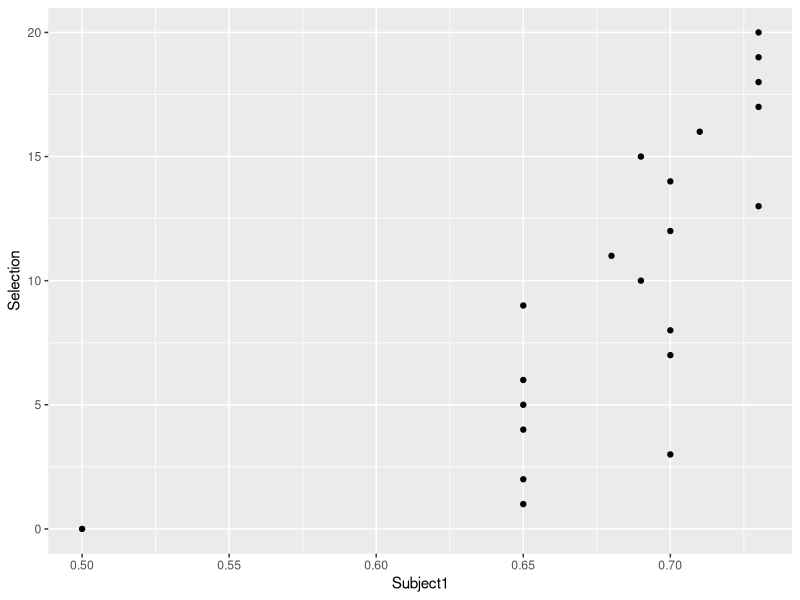

Source code (R):
library(ggplot2)
Selection <- 0:20
Subject1 <- c(0.50,0.65,0.65,0.70,0.65,0.65,0.65,0.70,0.70,0.65,0.69,0.68,0.70,0.73,0.70,0.69,0.71,0.73,0.73,0.73,0.73)
Subject2 <- c(0.56,0.51,0.48,0.49,0.59,0.74,0.65,0.62,0.47,0.52,0.53,0.58,0.57,0.47,0.52,0.57,0.58,0.56,0.66,0.72,0.68)
Subject3 <- c(0.50,0.53,0.58,0.58,0.58,0.68,0.68,0.68,0.68,0.68,0.73,0.73,0.73,0.73,0.73,0.73,0.73,0.73,0.73,0.73,0.79)
Subject4 <- c(0.50,0.55,0.60,0.60,0.70,0.75,0.70,0.75,0.80,0.85,0.90,0.89,0.90,0.96,0.95,0.94,0.95,0.96,0.97,0.98,0.99)
Subject5 <- c(0.65,0.65,0.65,0.64,0.64,0.65,0.65,0.66,0.66,0.61,0.61,0.60,0.61,0.61,0.60,0.35,0.65,0.65,0.65,0.30,0.65)
Subject6 <- c(0.50,0.65,0.67,0.70,0.75,0.30,0.25,0.70,0.70,0.30,0.40,0.40,0.40,0.65,0.35,0.35,0.70,0.70,0.70,0.30,0.65)
Subject7 <- c(0.60,0.65,0.68,0.84,0.84,0.86,0.85,0.85,0.85,0.81,0.81,0.81,0.81,0.81,0.81,0.81,0.79,0.79,0.79,0.69,0.69)
Subject8 <- c(0.50,0.60,0.72,0.62,0.77,0.67,0.62,0.67,0.72,0.67,0.72,0.67,0.72,0.77,0.72,0.72,0.72,0.77,0.82,0.77,0.82)
myData <- data.frame(Selection, Subject1, Subject2, Subject3, Subject4, Subject5, Subject6, Subject7, Subject8)
View(myData)
str(myData)
summary(myData)
names(myData)
ggplot(myData, aes(x=Subject1, y=Selection)) + geom_point()
